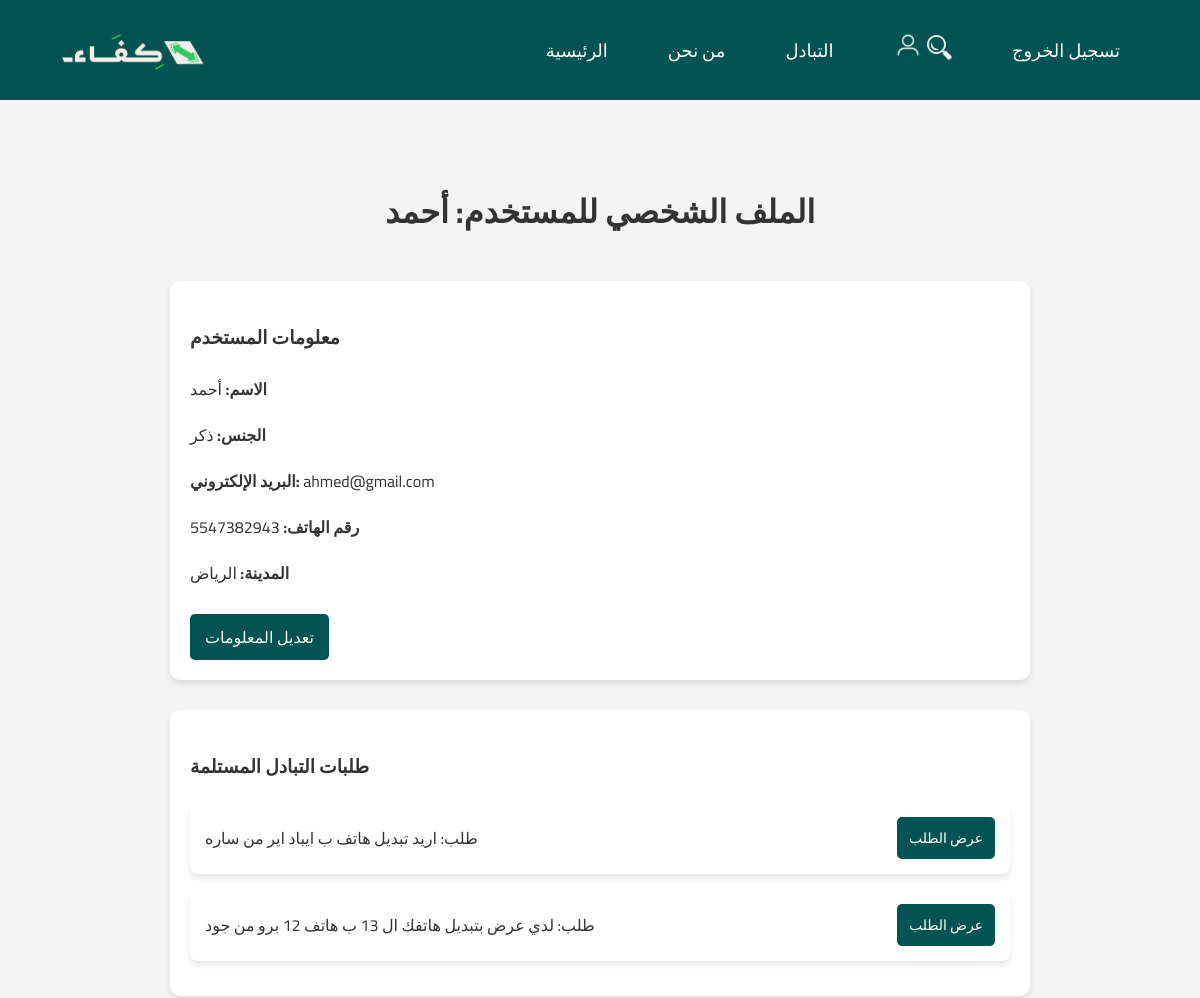
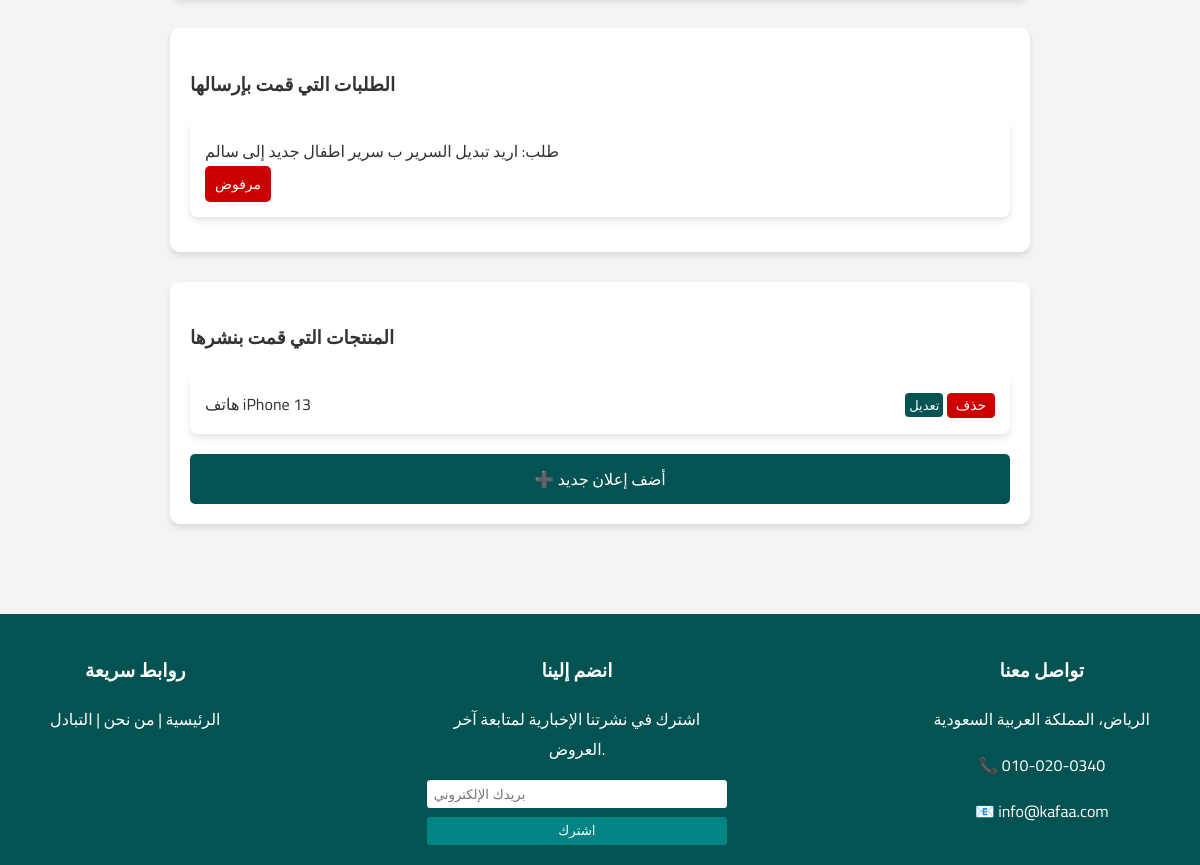
The page /it320/profile.php (signed in) on the database its author committed (2 pictures, top to bottom).
### tables this page shows
CREATE TABLE `users` (
  `UserID` int(11) NOT NULL,
  `Email` varchar(255) NOT NULL,
  `Name` varchar(100) DEFAULT NULL,
  `Age` int(11) DEFAULT NULL,
  `PhoneNumber` varchar(20) DEFAULT NULL,
  `Password` varchar(255) NOT NULL,
  `City` varchar(100) DEFAULT NULL,
  `Gender` varchar(50) DEFAULT NULL
);

CREATE TABLE `offerrequests` (
  `RequestID` int(11) NOT NULL,
  `TraderID` int(11) NOT NULL,
  `OwnerID` int(11) NOT NULL,
  `PostID` int(11) NOT NULL,
  `OfferDetails` text,
  `RequestStatus` varchar(50) DEFAULT NULL
);

CREATE TABLE `posts` (
  `PostID` int(11) NOT NULL,
  `UserID` int(11) NOT NULL,
  `PostTitle` varchar(255) NOT NULL,
  `Description` text,
  `Category` varchar(100) DEFAULT NULL,
  `ImageURL` varchar(255) DEFAULT NULL
);

### it320/profile.php (the view, shortened to what this page needs)
<?php
$servername = "localhost";
$username = "root";
$password = "root";
$dbname = "it320";
$conn = new mysqli($servername, $username, $password, $dbname);
$user_id = $_SESSION['user_id'];
$stmt = $conn->prepare("SELECT * FROM users WHERE UserID = ?");
$stmt->bind_param("i", $user_id);
$stmt->execute();
$user = $stmt->get_result()->fetch_assoc();
$posts = [];
$stmt = $conn->prepare("SELECT * FROM posts WHERE UserID = ?");
$stmt->bind_param("i", $user_id);
$stmt->execute();
$result = $stmt->get_result();
while ($row = $result->fetch_assoc()) {
    $posts[] = $row;
}
$received = [];
$stmt = $conn->prepare("SELECT r.*, u.Name AS TraderName FROM offerrequests r JOIN users u ON r.TraderID = u.UserID WHERE r.OwnerID = ?");
$stmt->bind_param("i", $user_id);
$stmt->execute();
$result = $stmt->get_result();
while ($row = $result->fetch_assoc()) {
    $received[] = $row;
}
$sent = [];
$stmt = $conn->prepare("SELECT r.*, u.Name AS OwnerName, u.Email AS OwnerEmail, u.PhoneNumber AS OwnerPhone FROM offerrequests r JOIN users u ON r.OwnerID = u.UserID WHERE r.TraderID = ?");
$stmt->bind_param("i", $user_id);
$stmt->execute();
$result = $stmt->get_result();
while ($row = $result->fetch_assoc()) {
    $sent[] = $row;
}
?>
<!DOCTYPE html>
<html lang="ar">
<head>
</head>
<body>
    <header>
        <img src="logo.png" alt="كِفَاء">
        <nav>
            <ul>
                <li><a href="index.php">الرئيسية</a></li>
                <li><a href="about.php">من نحن</a></li>
                <li><a href="trading.php">التبادل</a></li>
                <li class="icon-group">
                    <a href="profile.php"><img src="user-icon.png" style="width: 30px; height: 30px;" alt="الملف الشخصي"></a>
                    <img src="search-icon.png" id="searchIcon" class="search-icon" style="width: 25px; height: 25px;" alt="بحث">
                </li>
                <li><a href="profile.php?action=logout" class="login-btn">تسجيل الخروج</a></li>
            </ul>
        </nav>
    </header>
    <div class="profile-container">
        <h1>الملف الشخصي للمستخدم: <?php echo htmlspecialchars($user['Name']); ?></h1>
        <div class="card profile-details">
            <h3>معلومات المستخدم</h3>
            <p><strong>الاسم:</strong> <?php echo htmlspecialchars($user['Name']); ?></p>
            <p><strong>الجنس:</strong> <?php echo htmlspecialchars($user['Gender']); ?></p>
            <p><strong>البريد الإلكتروني:</strong> <?php echo htmlspecialchars($user['Email']); ?></p>
            <p><strong>رقم الهاتف:</strong> <?php echo htmlspecialchars($user['PhoneNumber']); ?></p>
            <p><strong>المدينة:</strong> <?php echo htmlspecialchars($user['City']); ?></p>
            <a href="edit-profile.php" class="edit-btn">تعديل المعلومات</a>
        </div>
        <div class="card">
            <h3>طلبات التبادل المستلمة</h3>
            <?php if(count($received) > 0): ?>
                <?php foreach($received as $r): ?>
                    <div class="request-item">
                        <span>طلب: <?php echo htmlspecialchars($r['OfferDetails']); ?> من <?php echo htmlspecialchars($r['TraderName']); ?></span>
                        <a href="request-details.php?requestId=<?php echo $r['RequestID']; ?>" style="background-color: #035352; color: white; padding: 8px 12px; border: none; border-radius: 5px; font-size: 14px; text-decoration:none;">عرض الطلب</a>
                    </div>
                <?php endforeach; ?>
            <?php else: ?>
                <p>لا توجد طلبات مستلمة.</p>
            <?php endif; ?>
        </div>
        <div class="card">
            <h3>الطلبات التي قمت بإرسالها</h3>
            <?php if(count($sent) > 0): ?>
                <?php foreach($sent as $s): ?>
                    <div class="request-item" style="flex-direction: column; align-items: flex-start;">
                        <span>طلب: <?php echo htmlspecialchars($s['OfferDetails']); ?> إلى <?php echo htmlspecialchars($s['OwnerName']); ?></span>
                        <span style="padding: 5px 10px; border-radius: 5px; background-color: <?php echo ($s['RequestStatus'] === 'انتظار') ? '#ff9800' : (($s['RequestStatus'] === 'تم القبول') ? '#028484' : '#cc0000'); ?>; color: white; font-size:14px;">
                            <?php echo htmlspecialchars($s['RequestStatus']); ?>
                        </span>
                    </div>
                <?php endforeach; ?>
            <?php else: ?>
                <p>لا توجد طلبات مرسلة.</p>
            <?php endif; ?>
        </div>
        <div class="card">
            <h3>المنتجات التي قمت بنشرها</h3>
            <?php if(count($posts) > 0): ?>
                <?php foreach($posts as $p): ?>
                    <div class="post-item">
                        <span><?php echo htmlspecialchars($p['PostTitle']); ?></span>
                        <div>
                            <a href="edit-post.php?postId=<?php echo $p['PostID']; ?>" class="edit-post">تعديل</a>
                            <form action="" method="POST" style="display:inline;">
                                <button type="submit" class="delete-post">حذف</button>
                            </form>
                        </div>
                    </div>
                <?php endforeach; ?>
            <?php else: ?>
                <p>لم تقم بنشر أي منتجات بعد.</p>
            <?php endif; ?>
            <a href="add-post.php" class="add-post-btn">➕ أضف إعلان جديد</a>
        </div>
    </div>
      <footer>
        <div class="footer-sections">
            <div class="footer-section">
                <h3>روابط سريعة</h3>
                <p><a href="index.php">الرئيسية</a> | <a href="about.php">من نحن</a> | <a href="trading.php">التبادل</a></p>
            </div>
            <div class="footer-section">
                <h3>انضم إلينا</h3>
                <p>اشترك في نشرتنا الإخبارية لمتابعة آخر العروض.</p>
                <div class="newsletter">
                    <input type="email" placeholder="بريدك الإلكتروني" id="newsletterEmail">
                    <button onclick="subscribeNews()">اشترك</button>
                </div>
            </div>
            <div class="footer-section">
                <h3>تواصل معنا</h3>
                <p>الرياض، المملكة العربية السعودية</p>
                <p>📞 010-020-0340</p>
                <p>📧 info@kafaa.com</p>
            </div>
        </div>
    </footer>
</body>
</html>

### it320/profile.php (style rules this page uses)
html { box-sizing: border-box; }
*, *:before, *:after { box-sizing: inherit; }
body { font-family: 'Cairo', sans-serif; margin: 0; padding: 0; background-color: #f4f4f4; color: #333; font-size: 100%; }
header { background-color: #035352; padding: 0.9375em 3.125em; display: flex; justify-content: space-between; align-items: center; }
header img { height: 4.375em; }
nav ul { list-style: none; padding: 0; margin: 0; display: flex; align-items: center; }
nav ul li { margin: 0 1.875em; }
nav ul li a { color: white; text-decoration: none; font-size: 1.125em; }
a { text-decoration: none !important; color: inherit; }
.profile-container { max-width: 56.25em; margin: 2.5em auto; padding: 1.25em; }
h1 { text-align: center; margin-bottom: 1.25em; }
.card { background: white; padding: 1.25em; border-radius: 0.625em; box-shadow: 0 0.25em 0.375em rgba(0, 0, 0, 0.1); margin-bottom: 1.875em; }
.profile-details p { font-size: 1em; }
.edit-btn { display: inline-block; margin-top: 0.625em; padding: 0.5em 0.9375em; background-color: #035352; color: white; text-decoration: none; border-radius: 0.3125em; cursor: pointer; }
.post-item, .request-item { background: #fff; padding: 0.9375em; border-radius: 0.5em; box-shadow: 0 0.25em 0.375em rgba(0, 0, 0, 0.1); margin-bottom: 0.9375em; display: flex; justify-content: space-between; align-items: center; }
.post-item button, .request-item button { padding: 0.3125em 0.625em; border: none; cursor: pointer; border-radius: 0.3125em; font-size: 0.875em; }
.edit-post { padding: 0 0.3125em; background-color: #035352; color: white; border-radius: 0.3125em; text-align: center; font-size: 0.8125em; min-width: 1.875em; }
.delete-post { background-color: #cc0000; color: white; }
.add-post-btn { display: block; text-align: center; padding: 0.625em; background-color: #035352; color: white; border-radius: 0.3125em; text-decoration: none; font-size: 1em; margin-top: 1.25em; }
footer { background-color: #035352; color: white; text-align: center; padding: 1.25em 3.125em; display: flex; flex-direction: column; align-items: center; }
.footer-sections { display: flex; justify-content: space-between; width: 100%; }
.footer-section { max-width: 18.75em; }
.footer-section h3 { margin-bottom: 0.625em; }
.newsletter { display: flex; flex-direction: column; }
.newsletter input { padding: 0.5em; margin-bottom: 0.625em; border: none; border-radius: 0.25em; }
.newsletter button { padding: 0.5em; background-color: #028484; color: white; border: none; border-radius: 0.25em; cursor: pointer; }

### rows shown on the page
users: Name "أحمد", Gender "ذكر", Email "ahmed@gmail.com", PhoneNumber "5547382943", City "الرياض"
offerrequests: OfferDetails "اريد تبديل هاتف ب ايباد اير", TraderID.Name "ساره"
offerrequests: OfferDetails "لدي عرض بتبديل هاتفك ال 13 ب هاتف 12 برو", TraderID.Name "جود"
offerrequests: OfferDetails "اريد تبديل السرير ب سرير اطفال جديد", OwnerID.Name "سالم", RequestStatus "مرفوض"
posts: PostTitle "هاتف iPhone 13"
